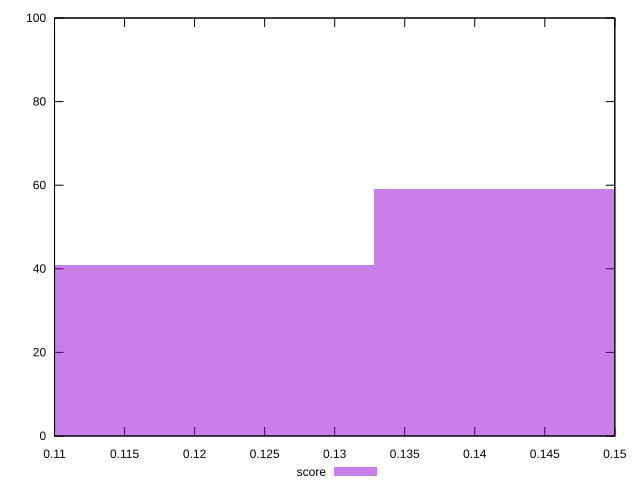

This chart was generated by the following gnuplot code:
reset

$score <<EOF
0.14490573215592845 59
0.12075477679660704 41
EOF

set key outside below
set boxwidth 0.024150955359321408
set xrange [0.11:0.15]
set yrange [0:100]
set trange [0:100]
set style fill transparent solid 0.5 noborder
set terminal svg size 640, 490 enhanced background rgb 'white'
set output "reports/report_00033_2021-03-01T14-23-16.841Z/uses-text-compression/samples/astro-inner/score/histogram.svg"

plot $score title "score" with boxes

reset
